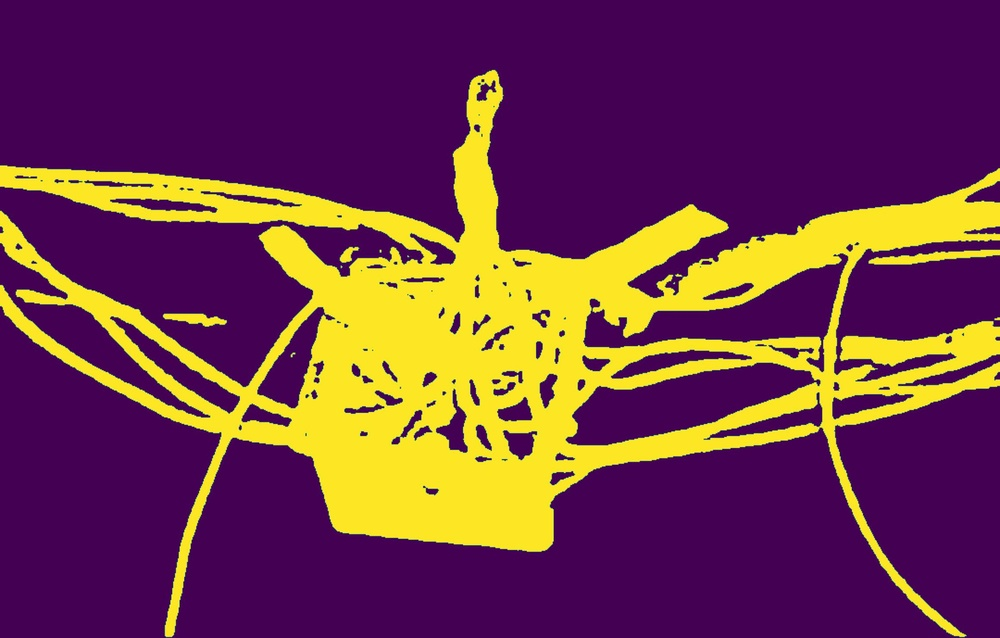
#> input picture Mass_detect/Refine_wire/images/mask3_hq.jpg, 1000 x 638 px, shrunk from 2325 x 1483 before the run
$ python demo1_1st.py
#> lines starting #> are read from the running program, lines starting #| are printed output that depends on the picture; after the words box and inside, x2 and y2 are one past the last pixel; in counts of white or black regions, pixels touching at a corner belong together
import cv2

# 读取图像
image = cv2.imread('./images/mask3_hq.jpg')
#> image is the input picture: shape (638, 1000, 3); mean B, G, R 72.4, 57, 111.7

# 将图像转换为灰度
gray_image = cv2.cvtColor(image, cv2.COLOR_BGR2GRAY)
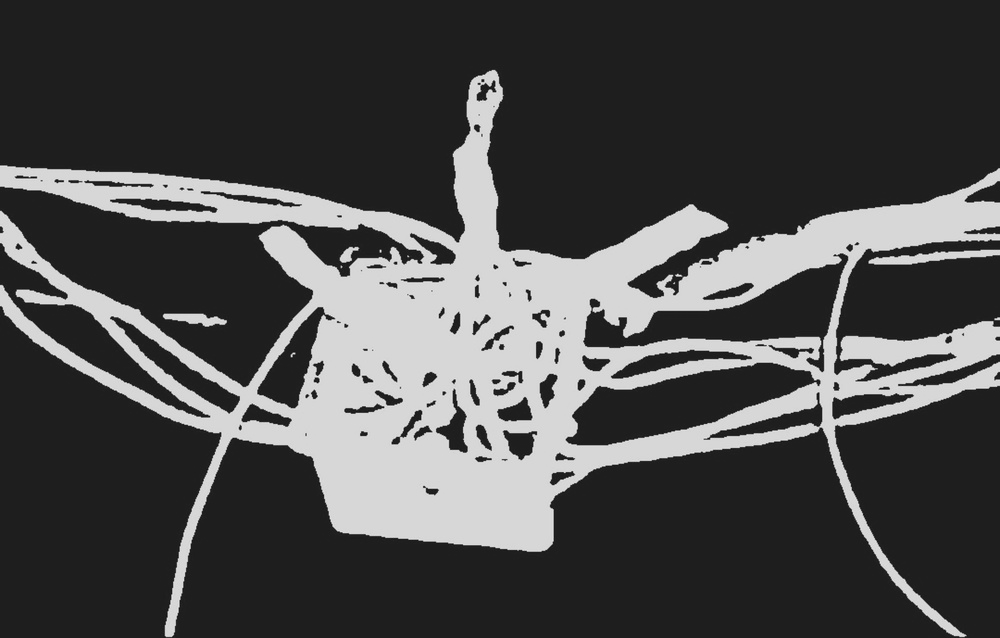
#> gray_image: shape (638, 1000); min 11, max 237, mean 75.2


# 对灰度图像进行二值化
_, binary_image = cv2.threshold(gray_image, 128, 255, cv2.THRESH_BINARY)
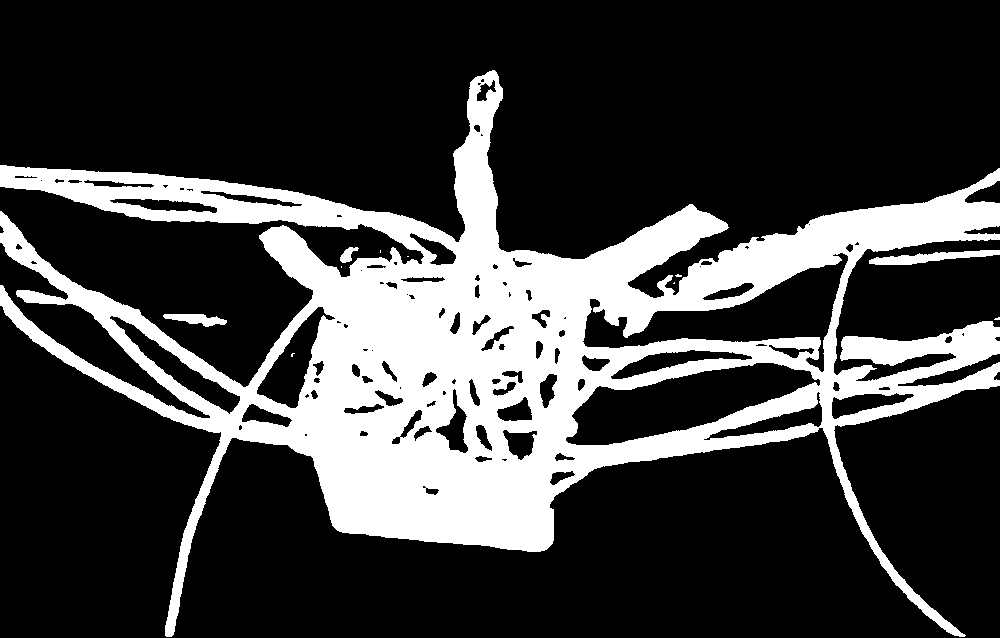
#> binary_image: shape (638, 1000); 24.3% white; 11 white regions (7 under 20 px), largest, box (x1, y1, x2, y2) and area: (0, 70, 1000, 637) 153658, (869, 250, 1000, 265) 961, (163, 314, 227, 327) 477, (340, 247, 359, 263) 158
# _, binary_image = cv2.threshold(gray_image, 128, 255, cv2.THRESH_BINARY_INV)

# 执行图像细化
thinned_image = cv2.ximgproc.thinning(binary_image)
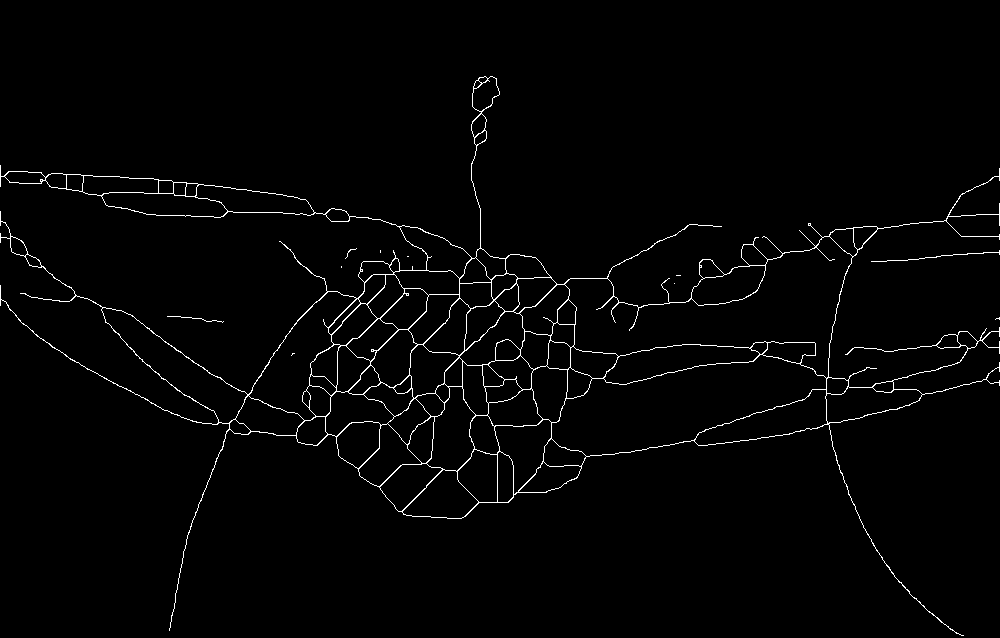
#> thinned_image: shape (638, 1000); 1.8% white in thin lines or dots, all inside (x1, y1, x2, y2) = (0, 76, 1000, 636)

# 保存图像
cv2.imwrite('./output/demo1_mask3.jpg',thinned_image)

$ run again, with Mass_detect/Refine_wire/images/mask2_hq.jpg copied over Mass_detect/Refine_wire/images/mask3_hq.jpg
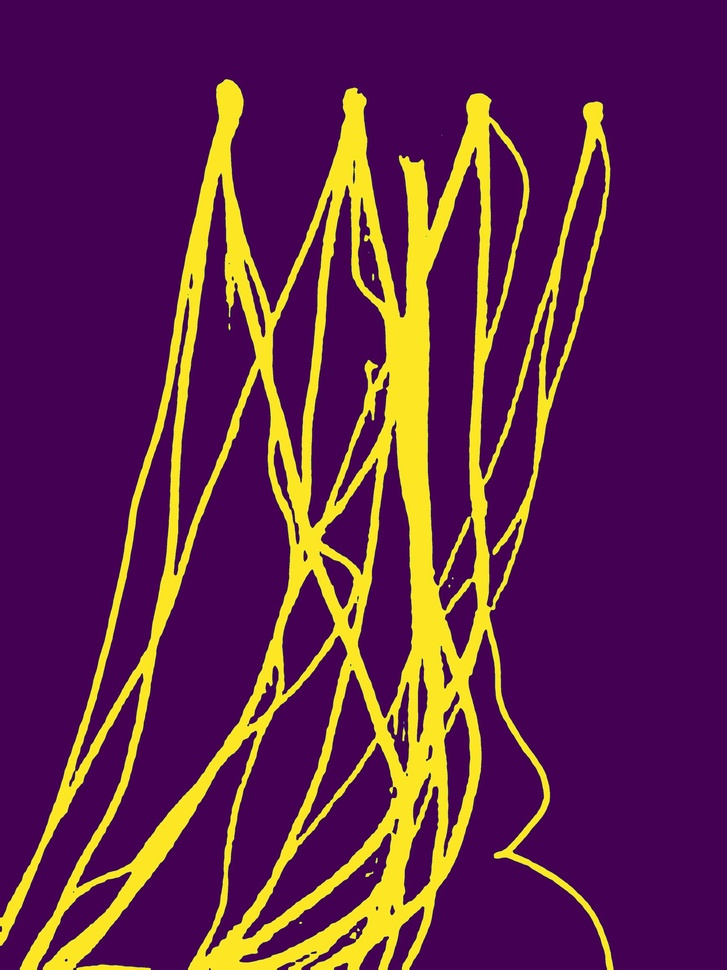
#> input picture Mass_detect/Refine_wire/images/mask2_hq.jpg, 727 x 970 px, shrunk from 1732 x 2310 before the run
#> image is the input picture: shape (970, 727, 3); mean B, G, R 75.9, 38.9, 97.4
#> `_, binary_image = cv2.threshold(gray_image, 128, 255, cv2.THRESH_BINARY)`:
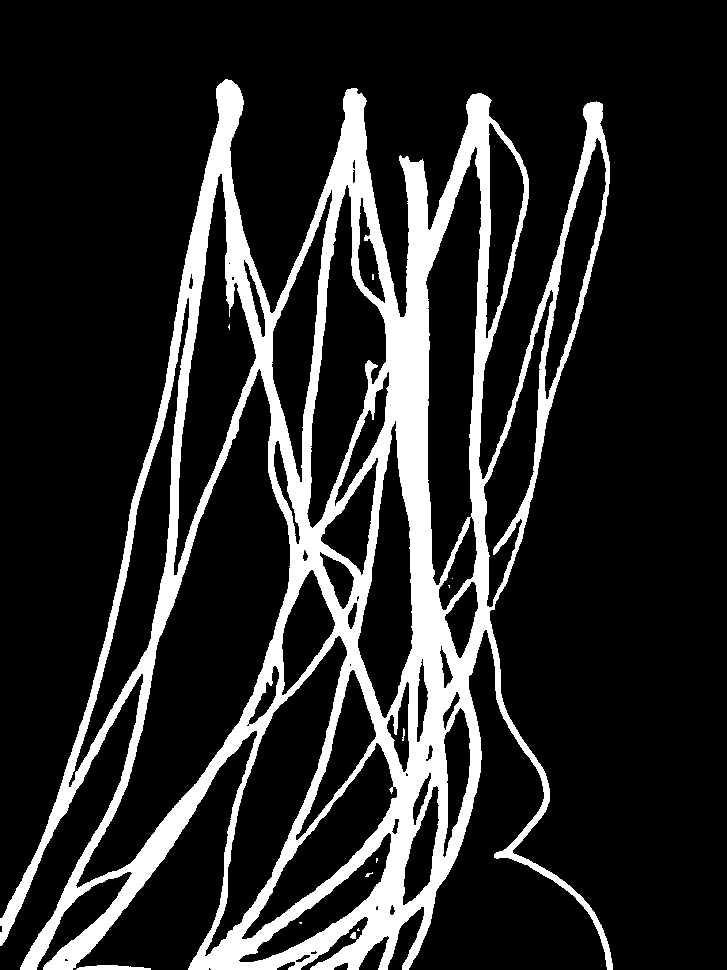
#> binary_image: shape (970, 727); 16.5% white; 12 white regions (8 under 20 px), largest, box (x1, y1, x2, y2) and area: (0, 79, 613, 970) 115800, (76, 965, 151, 970) 280, (350, 932, 356, 939) 33, (402, 728, 405, 741) 23
#> `thinned_image = cv2.ximgproc.thinning(binary_image)`:
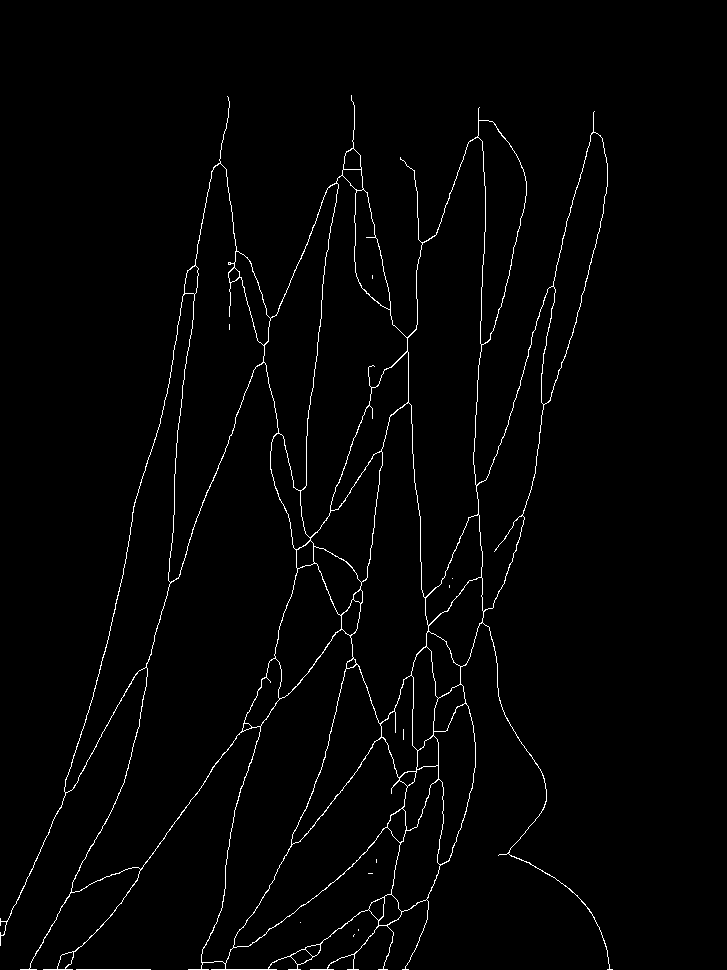
#> thinned_image: shape (970, 727); 1.7% white in thin lines or dots, all inside (x1, y1, x2, y2) = (0, 95, 613, 970)
